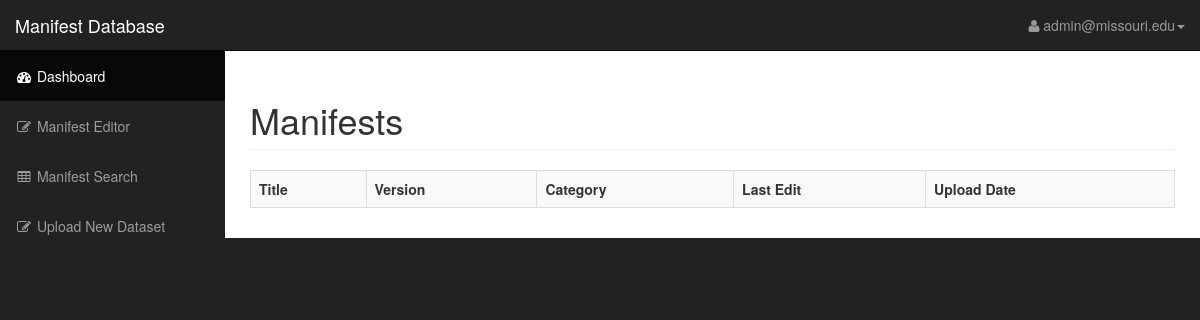
Page /v2.0/view.php (signed in) on the earlier database version.
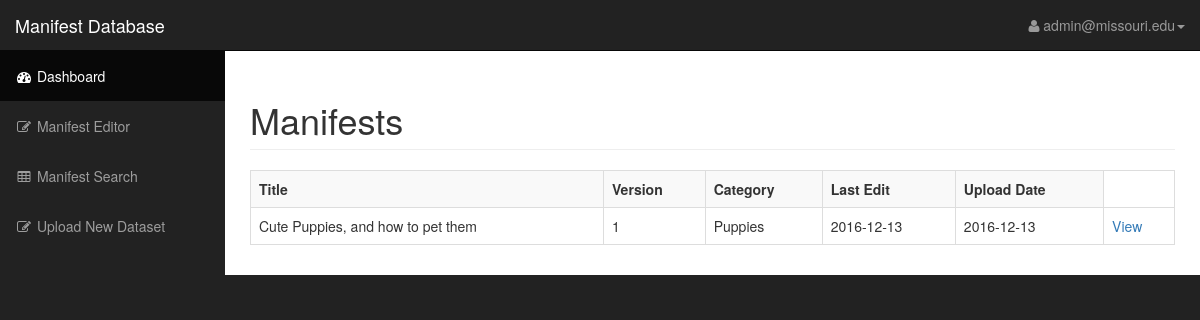
Same page on the later database version.
### tables this page shows
CREATE TABLE `manifest` (
  `manifest_id` int(11) NOT NULL,
  `version` int(11) DEFAULT NULL,
  `category` varchar(255) DEFAULT NULL,
  `last_edit` date DEFAULT NULL,
  `upload_date` date DEFAULT NULL,
  `title` varchar(255) DEFAULT NULL,
  `ownerID` int(11) NOT NULL,
  `manifest_path` varchar(255) NOT NULL
);

### v2.0/view.php (the view, shortened to what this page needs)
<?php include_once("header.php"); ?>
<?php 	if ($_SESSION['email'] == NULL){
		echo "<h1> Error you must be signed in to view content</h1>";
		echo "<meta http-equiv='refresh' content='0;url=index.php'>";
	} else {
		$conn = mysqli_connect('localhost','admin','CS4320FG7','SEFinalProject') or die ("error connecting to database");
        $printquery = "SELECT * FROM manifest";
        $result = mysqli_query($conn, $printquery);
        echo"<table class='table table-bordered table-hover table-striped'>
			<tr>
				<th>Title</th>
				<th>Version</th>
				<th>Category</th>
				<th>Last Edit</th>
				<th>Upload Date</th>
			</tr>";
        while ($row = mysqli_fetch_assoc($result)){
        echo
        	"<tr>
	            <td>".$row['title']."</td>
	            <td>".$row['version']."</td>
	            <td>".$row['category']."</td>
	            <td>".$row['last_edit']."</td>
	            <td>".$row['upload_date']."</td>
	            <td><a class='manifest'>View</a></td>
            </tr>";
        }
        echo"</table>";
    }
?>
	</div>
	</div>
</body>
</html>

### v2.0/header.php (shortened to what this page needs)
<!DOCTYPE html>
<html lang="en">
<head>
    <link href="css/bootstrap.min.css" rel="stylesheet">
    <link href="css/sb-admin.css" rel="stylesheet">
    <link href="css/plugins/morris.css" rel="stylesheet">
    <link href="font-awesome/css/font-awesome.min.css" rel="stylesheet" type="text/css">
</head>
<body>
    <div id="wrapper">
        <nav class="navbar navbar-inverse navbar-fixed-top" role="navigation">
            <div class="navbar-header">
                <a class="navbar-brand" href="view.php">Manifest Database</a>
            </div>
            <ul class="nav navbar-right top-nav">
                <li class="dropdown">
                    <a href="#" class="dropdown-toggle" data-toggle="dropdown"><i class="fa fa-user"></i><?php echo " ".$_SESSION['email']?><b class="caret"></b></a>
                </li>
            </ul>
            <div class="collapse navbar-collapse navbar-ex1-collapse">
                <ul class="nav navbar-nav side-nav">
                    <li class="active">
                        <a href="view.php"><i class="fa fa-fw fa-dashboard"></i> Dashboard</a>
                    </li>
                    <li>
                        <a href="create-edit.php"><i class="fa fa-fw fa-edit"></i> Manifest Editor</a>
                    </li>
                    <li>
                        <a href="search.php"><i class="fa fa-fw fa-table"></i> Manifest Search</a>
                    </li>
                    <li>
                        <a href="upload.php"><i class="fa fa-fw fa-edit"></i> Upload New Dataset </a>
                </ul>
            </div>
        </nav>
        <div id="page-wrapper">
            <div class="container-fluid">
                <div class="row">
                    <div class="col-lg-12">
                        <h1 class="page-header">
                            Manifests
                        </h1>
                    </div>
                </div>

### v2.0/css/sb-admin.css (style rules this page uses)
body { margin-top: 100px; background-color: #222; }
@media (min-width:768px) { body { margin-top: 50px; } }
#wrapper { padding-left: 0; }
#page-wrapper { width: 100%; padding: 0; background-color: #fff; }
@media (min-width:768px) { #wrapper { padding-left: 225px; } }
@media (min-width:768px) { #page-wrapper { padding: 10px; } }
.top-nav { padding: 0 15px; }
.top-nav>li { display: inline-block; float: left; }
.top-nav>li>a { padding-top: 15px; padding-bottom: 15px; line-height: 20px; color: #999; }
@media (min-width:768px) { .side-nav { position: fixed; top: 51px; left: 225px; width: 225px; margin-left: -225px; border: none; border-radius: 0; overflow-y: auto; background-color: #222; bottom: 0; overflow-x: hidden; padding-bottom: 40px; } }
@media (min-width:768px) { .side-nav>li>a { width: 225px; } }

Differences in the rows shown:
added manifest: title "Cute Puppies, and how to pet them", version "1", category "Puppies", last_edit "2016-12-13", upload_date "2016-12-13"
